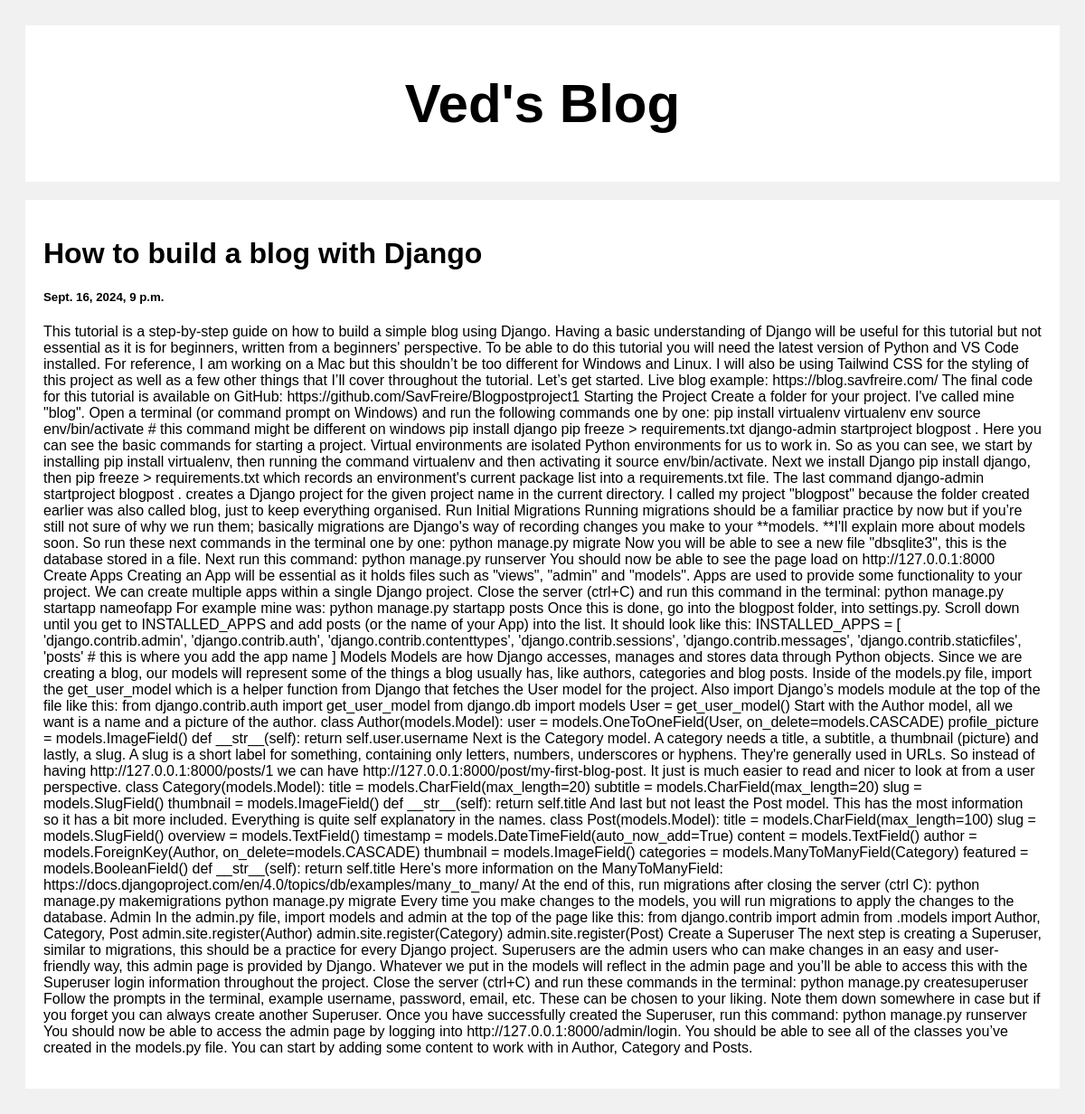
Screenshot of /post/2 with the database file from the repository.
### posts/models.py (models this page shows)
class Post(models.Model):
    title = models.CharField(max_length = 100)
    body = models.CharField(max_length = 100000)
    created_at = models.DateTimeField(default= datetime.now ,blank = True)

### posts/views.py (the view)
# urls.py: path('post/<str:pk>',views.post,name = 'post')
def post(request,pk):
    posts = Post.objects.get(id = pk)
    return render(request,'posts.html',{'posts' : posts})

### templates/posts.html (shortened to what this page needs)
<!DOCTYPE html>
<html>
<head>
</head>
<body>
<div class="header">
  <h2>Ved's Blog</h2>
</div>
<div class="row">
  <div class="leftcolumn">
    <div class="card">
        <h1>{{posts.title}}</h1>
        <h5>{{posts.created_at}}</h5>
        <p>{{posts.body}}</p>
    </div>
  </div>
</div>
</body>
</html>

### templates/posts.html (style rules this page uses)
* { box-sizing: border-box; }
body { font-family: Arial; padding: 20px; background: #f1f1f1; }
.header { padding: 2px; font-size: 40px; text-align: center; background: white; }
.leftcolumn { float: left; width: 100%; }
.card { background-color: white; padding: 20px; margin-top: 20px; }
.row:after { content: ""; display: table; clear: both; }

### rows the page displays
Post: title "How to build a blog with Django", created_at "Sept. 16, 2024, 9 p.m.", body "This tutorial is a step-by-step guide on how to build a simple blog using Django. Having a basic understanding of Django will be useful for this tutorial but not essential as it is for beginners, written from a beginners' perspective. To be able to do this tutorial you will need the latest version of Python and VS Code installed. For reference, I am working on a Mac but this shouldn’t be too different for Windows and Linux. I will also be using Tailwind CSS for the styling of this project as well as a few other things that I’ll cover throughout the tutorial. Let’s get started. Live blog example: https://blog.savfreire.com/ The final code for this tutorial is available on GitHub:…"
